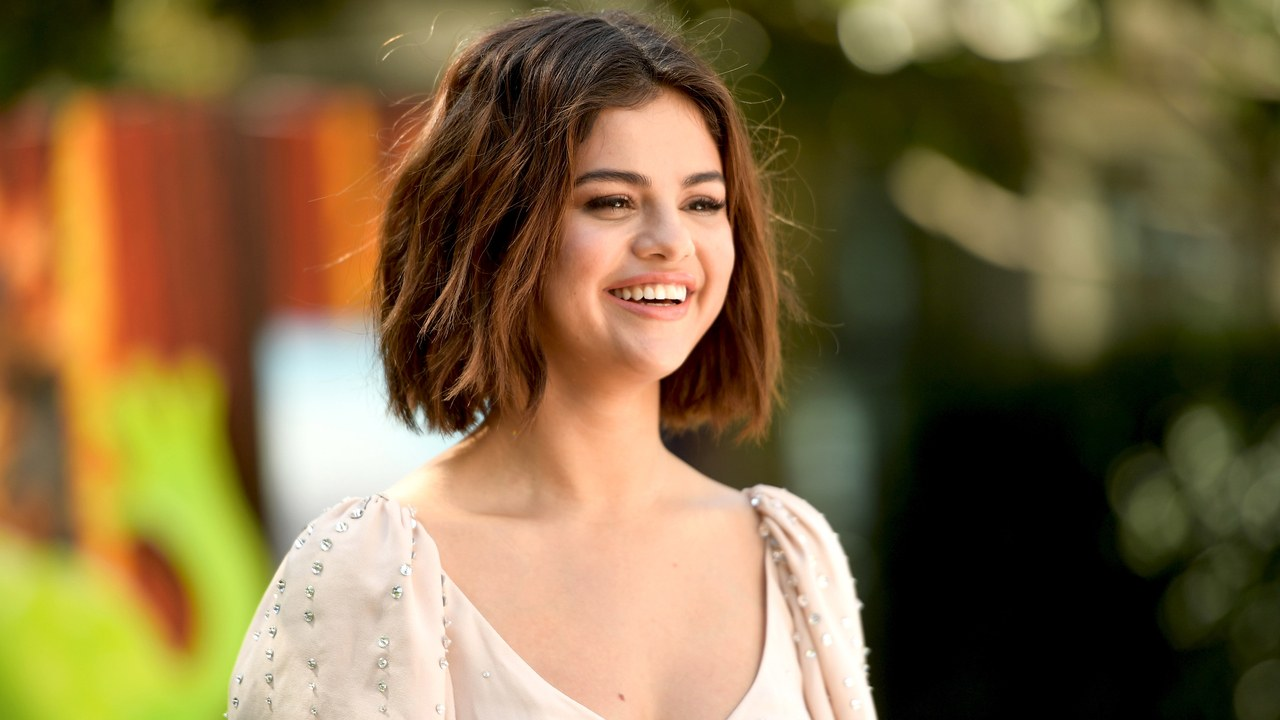
#> input picture Pyy/2.jpg, 1280 x 720 px
$ python face.py
#> lines starting #> are read from the running program, lines starting #| are printed output that depends on the picture; after the words box and inside, x2 and y2 are one past the last pixel; in counts of white or black regions, pixels touching at a corner belong together
import cv2
face_cascade = cv2.CascadeClassifier('hh.xml')

img = cv2.imread('2.jpg')
#> img is the input picture: shape (720, 1280, 3); mean B, G, R 67.5, 105.7, 127.7

gray_img = cv2.cvtColor(img, cv2.COLOR_BGR2GRAY)
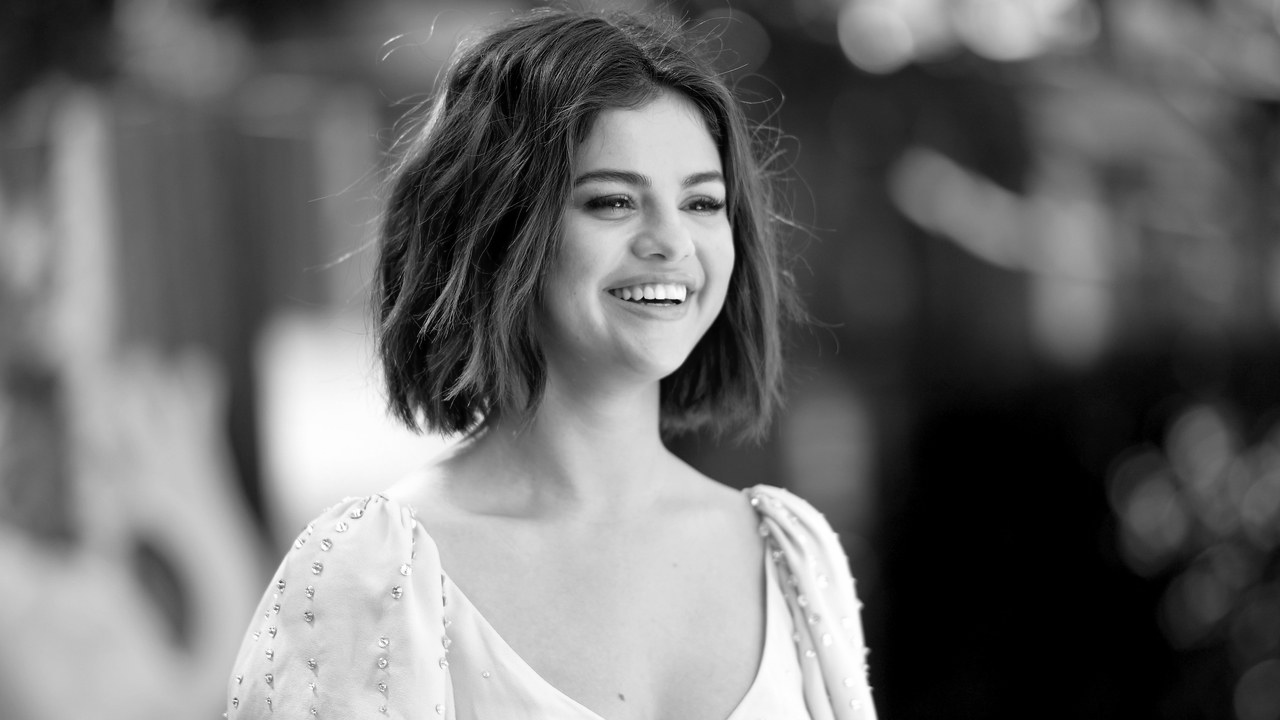
#> gray_img: shape (720, 1280); min 0, max 255, mean 107.9

faces = face_cascade.detectMultiScale(gray_img, scaleFactor = 1.05 , minNeighbors = 5)
#> faces = [[239, 612, 58, 58], [545, 114, 227, 227]]
print(type(faces))
#| <class 'numpy.ndarray'>

for x,y,h,w in faces:
    img = cv2.rectangle(img, (x,y), (x+w,y+h), (0,255,0), 3)
#> this loop made 2 passes
#> pass 1, `img = cv2.rectangle(img, (x,y), (x+w,y+h), (0,255,0), 3)`:
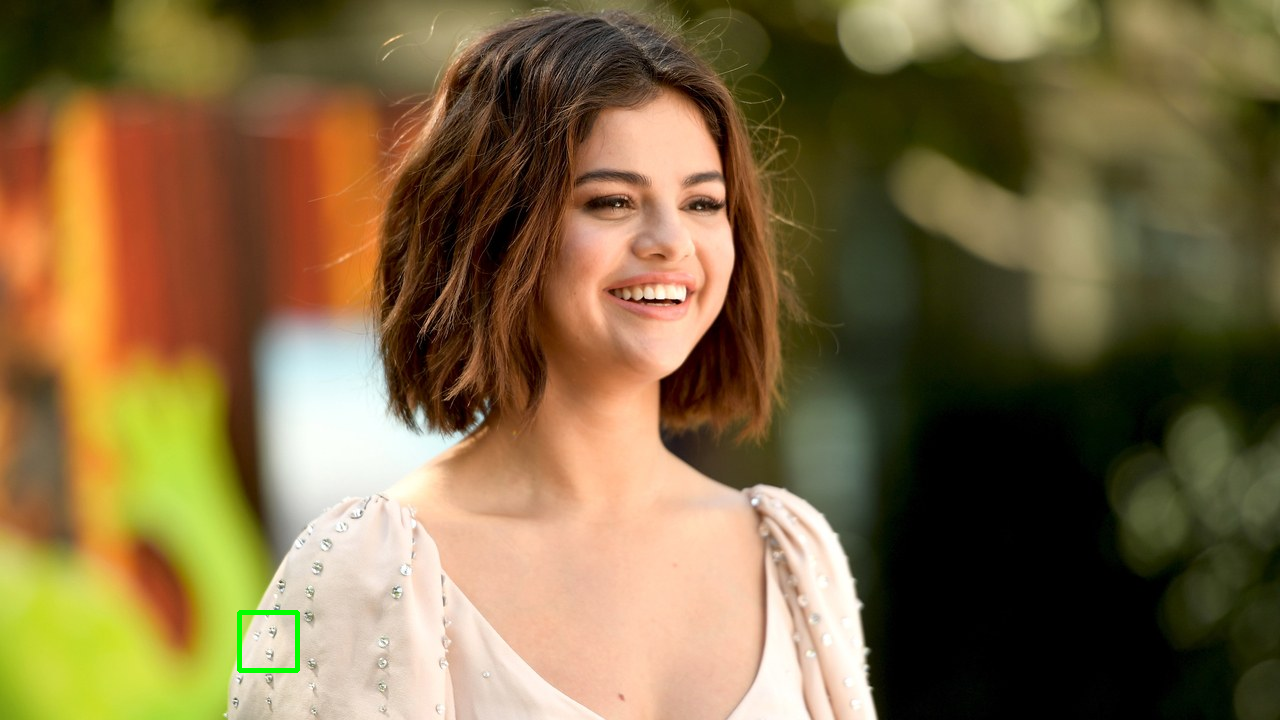
#> img: shape (720, 1280, 3); 0.12% of pixels changed, all inside (x1, y1, x2, y2) = (237, 610, 300, 673)
#> pass 2, `img = cv2.rectangle(img, (x,y), (x+w,y+h), (0,255,0), 3)`:
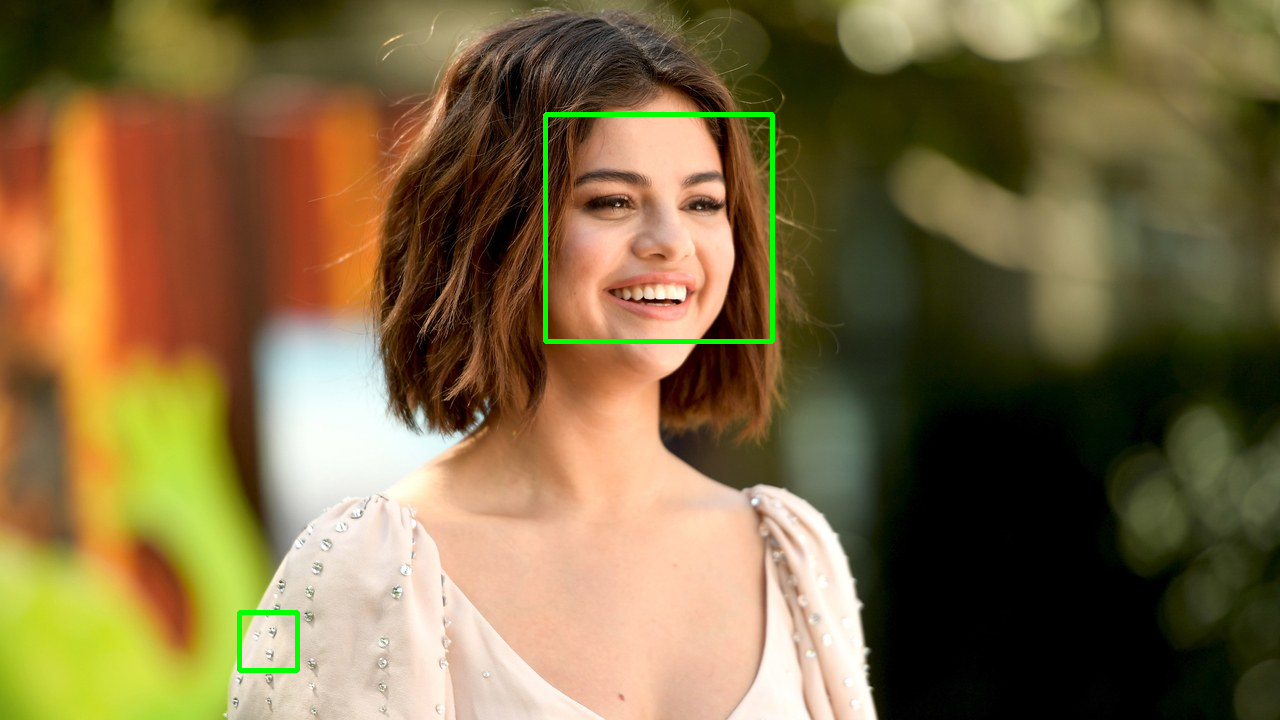
#> img: shape (720, 1280, 3); 0.49% of pixels changed, all inside (x1, y1, x2, y2) = (543, 112, 775, 344)

#resized = cv2.resize(img, (int(img.shape[1]),(int(img.shape[0]))


cv2.imshow("gray",img)

cv2.waitKey(0)

cv2.destroyAllWindows()
